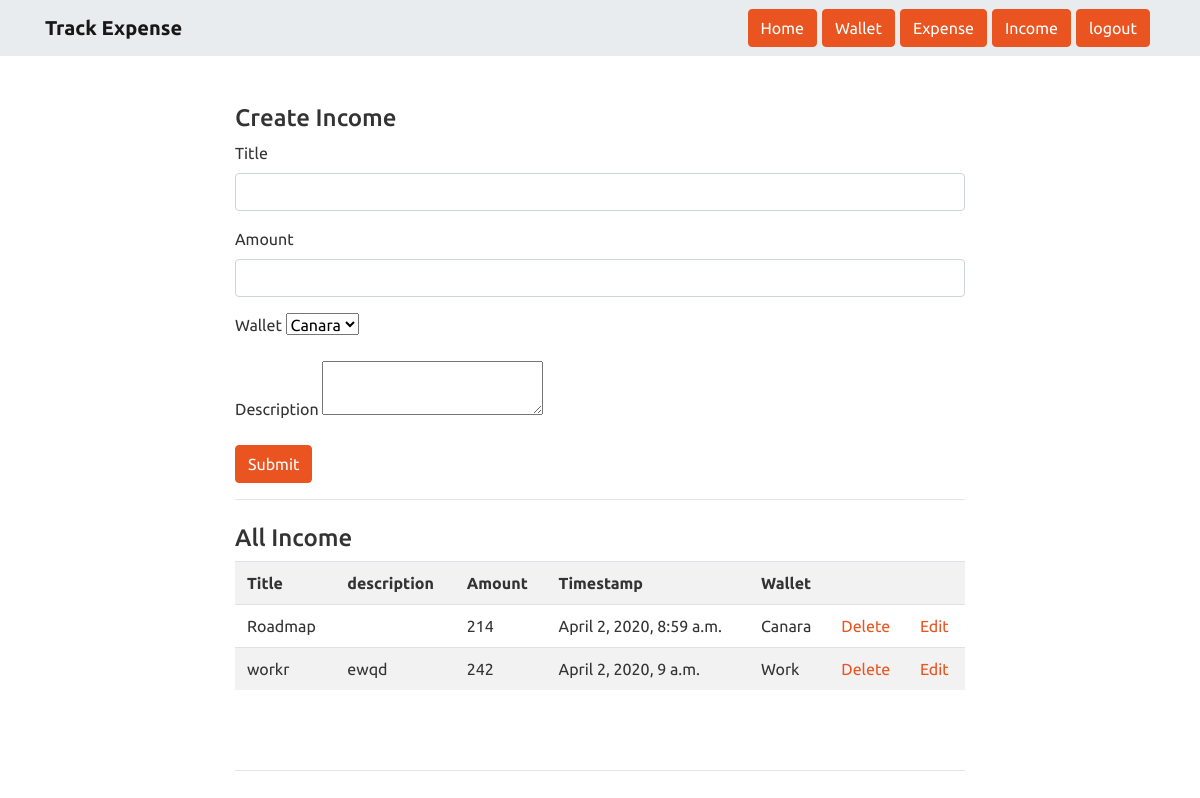
Screenshot of /income/ (signed in) with the database file from the repository.
### tracker/models.py (models this page shows, shortened)
class Income(models.Model):
        title = models.CharField(max_length=100)
        amount = models.IntegerField()
        timestamp = models.DateTimeField()
        description = models.TextField()
        user = models.ForeignKey(User, on_delete=models.CASCADE, null=True, blank=True)
        wallet = models.ForeignKey(Wallet, on_delete=models.CASCADE, null=True)

class Wallet(models.Model):
	name = models.CharField(max_length=100)
	balance = models.IntegerField()
	last_transaction = models.DateTimeField()
	user = models.ForeignKey(User, on_delete=models.CASCADE, null=True)
	def __str__(self):
		return self.name

### tracker/views.py (the view)
# urls.py: path('income/',get_all_income),
def get_all_income(request):
    user = request.user
    all_wallet = Wallet.objects.filter(user=user)
    all_income = Income.objects.filter(user=user)
    return render(request, "income.html", {"all_wallet":all_wallet, "all_income":all_income})

### tracker/templates/income.html (shortened to what this page needs)
{% extends 'home.html' %} {% block body %}
<div class="container">
    <div class="row">
        <div class="col-md-2"></div>
        <div class="col-md-8">
            <br>
            <div class="sub-head mt-4 mb-2">
                <h4>Create Income</h4>
            </div>
            <form action="/create_income/" method="POST">
  <div class="form-group">
    <label >Title</label>
    <input type="text" name="title" class="form-control">
  </div>
  <div class="form-group">
    <label >Amount</label>
    <input type="number" class="form-control" name="amount">
  </div>
  <div class="form-group">
    <label>Wallet</label>
    <select name="wallet" >
            {% for wallet in all_wallet %}
        <option value="{{wallet.id}}">{{wallet.name}}
        </option>
        {% endfor %}
    </select>
  </div>
  <div class="form-group">
    <label >Description</label>
    <textarea name="description"></textarea>
  </div>
  <button type="submit" class="btn btn-primary">Submit</button>
</form>
            <hr>
            <div class="sub-head mt-4 mb-2">
                <h4>All Income</h4>
            </div>
            <table class="table table-striped">
                <tr>
                    <th>Title</th>
                    <th>description</th>
                    <th>Amount</th>
                    <th>Timestamp</th>
                    <th>Wallet</th>
                    <th></th>
                    <th></th>
                </tr>
                {% for income in all_income %}
                    <tr>
                        <td>{{ income.title }}</td>
                        <td>{{ income.description }}</td>
                        <td>{{ income.amount }}</td>
                        <td>{{ income.timestamp }}</td>
                        <td>{{ income.wallet }}</td>
                        <td><a href="/delete_income/{{income.id}}/">Delete</a></td>
						<td><a href="/edit_income/{{income.id}}/">Edit</button></td>
						</tr>
                {% endfor %}
            </table>
            <br><br>
            <hr>
            <br>
        </div>
        <div class="col-md-2"></div>
</div>
</div>
{% endblock %}

### tracker/templates/home.html (style rules this page uses)
body { font-family: 'Nunito Sans', ; }

### rows the page displays
Income: title "Roadmap", amount "214", timestamp "April 2, 2020, 8:59 a.m.", wallet "Canara"
Income: title "workr", description "ewqd", amount "242", timestamp "April 2, 2020, 9 a.m.", wallet "Work"

### other values shown
form field wallet "Canara"
